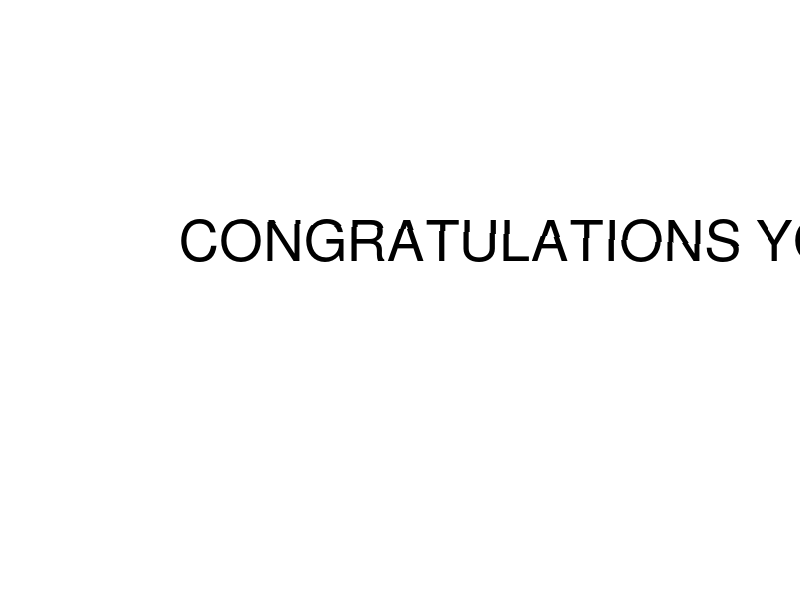

Reproduce this figure in MATLAB. (Note: this script raises an error after producing the figure.)
clear; clc; close all
%-----------------------Setup-----------------------------%

%Obtain screen resolution
set(0,'units','pixels')
res = get(0,'screensize');
%fraction of screen resoluton vs expected screen size
x=res(3)/1920;
y=res(4)/1080;

%figure
platformFigure = figure('color',[.4,.3,.4],'KeyPressFcn',@keyboard,'WindowState', 'maximized');

%Provide user with message
annotation('textbox', [.225, .6,.9,0], 'string', 'CONGRATULATIONS YOU WON!!!','EdgeColor','none','FontSize',50*(x+y)/2,'color','black')

%axes
platformAxis = axes('color',[.9,.9,.9],...
    'XLim',[0,100],'XTickLabels',[],'XTick',[],...
    'YLim',[0,100],'YTickLabels',[],'YTick',[]);

%player
global playerVel
global playerPos
playerVel = [0,0]; %Player velocity
playerPos = [1,2]; %players position
player = line(playerPos(1),playerPos(2),'marker','.','markersize',70*(x+y)/2,'color',[.7,.2,.2]);

%-----------------------loop----------------------------%
while true
    
    %check if player hit a solid block
    if (playerPos(1)<=1 && sign(playerVel(1))==-1) ||(playerPos(1)>=99 && sign(playerVel(1))==1)
        playerVel(1)=0;
    end
    %check if player hit the roof or is on the floor
    if (playerPos(2)<=2 && sign(playerVel(2))==-1)
        playerVel(2)=0;
        playerPos(2)=2;
    elseif (playerPos(2)>=98 && sign(playerVel(2))==1)
        playerVel(2)=0;
        playerPos(2)=98;
    end
    
    %gravity
    if playerPos(2)>2
        playerVel(2)=playerVel(2)-.1;
    end
    
    %move player
    playerPos=playerPos+playerVel;
    set(player,'XData',playerPos(1),'YData',playerPos(2))
    pause(.015)
end
%-----------------------Functions---------------------%
function keyboard(~,event)
global playerVel
global playerPos
switch event.Key
    %sets player velocity(left or right)
    case {'leftarrow','a'}
        playerVel(1)=-0.5; %Move left
    case {'rightarrow','d'}
        playerVel(1)=0.5; %Move Right
    case 'r' %restart
        playerVel=[0,0];
        playerPos=[3,2];
end


%jump condition
if ((event.Key == "space")||(event.Key == "w")||(event.Key == "uparrow")) &&(playerVel(2)==0)
    playerVel(2)=5; %Jump up
elseif ((event.Key == "s")||(event.Key == "downarrow")) && (playerVel(2)~=0)
    playerVel(2)=-5; %Accelerate downwards
elseif ((event.Key == "s")||(event.Key == "downarrow")) && (playerVel(2)==0)&& (playerPos(2)>2) && (playerPos(1)<97) && (playerVel(1)==0)
    playerPos(2)=playerPos(2)-8.01; %Go through block
end
if (event.Key=="downarrow")||(event.Key=="s")
    playerVel(1)=0; %stop moving horizontaly
end
end